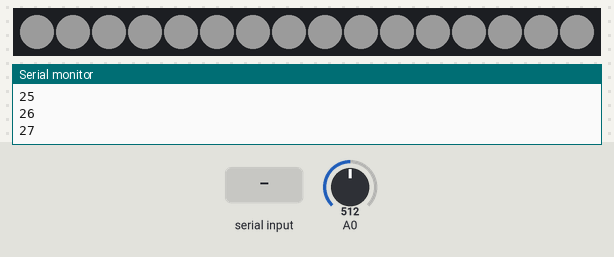
The sketch below on a simulated ATtiny85, built with avr-gcc and run on an emulated ATtiny85. Parts: 16 RGB LEDs in strip order, left to right, the last lines printed to the serial monitor. The inputs (shaded band) are chosen by the test bench; at power-on: A0 = 512. Dim RGB values are drawn brighter than linear; random numbers use the default seed unless the sketch sets one; EEPROM starts erased.

Above: at 1.2 s.
1.3 s: A0 set to 0
2.9 s: A0 set to 306
5.7 s: "#" received over the second serial link
7.2 s: "90,45,200\n" received over the second serial link
At 8.1 s:
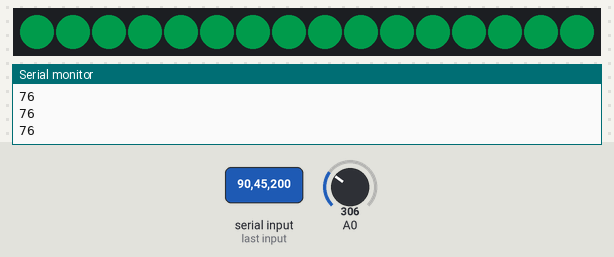

The sketch:

btNeopixel.ino
```cpp
#include <Adafruit_NeoPixel.h>
#include <SoftwareSerial.h>
#include <EEPROM.h>

#ifdef __AVR__
#include <avr/power.h>
#endif

#define DEBUG         //haberleşme mesajlarını göster
#define NUM_LEDS 16   //Neopixel led saysıı
#define PIN 4         //Neopixel in bağlı olduğu digital pin

Adafruit_NeoPixel strip = Adafruit_NeoPixel(NUM_LEDS, PIN, NEO_GRB + NEO_KHZ800);
SoftwareSerial btSerial(10, 11);

bool adaptive = true;
uint8_t rVal, gVal , bVal, lastBright = 0, brVal1 = 0, setBright = 0;
int effectIndex = 0;

void setup() {
  // put your setup code here, to run once:
#if defined (__AVR_ATtiny85__)
  if (F_CPU == 16000000) clock_prescale_set(clock_div_1);
#endif

  strip.begin();
  strip.show();
  btSerial.begin(9600);         //bluetooth haberleşmesi başlattık
  Serial.begin(9600);           //usb seri haberleşmeyi başlattık

  adaptive = EEPROM.read(0);    //ldr nin adaptif olma durumu
  rVal = EEPROM.read(1);        //kırmızı renk değeri
  gVal = EEPROM.read(2);        //yeşil renk değeri
  bVal = EEPROM.read(3);        //sarı renk değeri

  strip.setBrightness(EEPROM.read(4));    //paralıklık değeri

  effectIndex = EEPROM.read(5);    //efekt indisi

  //hafızzadaki efekt indisine göre başlangıç efektini seç
  switch (effectIndex)
  {
    case 0:
      colorWipe(strip.Color(rVal, gVal, bVal), 50);
      break;
    case 1:
      theaterChase(strip.Color(rVal, gVal, bVal), 50);
      break;
  }
}

void loop() {
  // put your main code here, to run repeatedly:

  double sumVals = 0;
  for (int i = 0 ; i < 10; i++)
  {
    sumVals += (analogRead(A0) / 1024.0);
  }

  int brightVal = (sumVals / 10) * 255;

  if (adaptive)
  {
    int val = changeBrightness(brightVal);
    Serial.println(val);
    strip.setBrightness(val);
    colorWipe(strip.Color(rVal, gVal, bVal), 1);
  }

  parseData(&btSerial);
}

void parseData(SoftwareSerial *s)
{
  if (s->available())
  {
    char c = s->read();

#ifdef DEBUG
    Serial.print("Data: ");
    Serial.print(c);
    Serial.print("|");
#endif

    if (c == '#')           //renk seçimi
    {
      rVal = s->parseInt();
      gVal = s->parseInt();
      bVal = s->parseInt();

      switch (effectIndex)
      {
        case 0:
          colorWipe(strip.Color(rVal, gVal, bVal), 50);
          break;
        case 1:
          //SnowSparkle(strip.Color(rVal, gVal, bVal), 20, random(100, 1000));
          theaterChase(strip.Color(rVal, gVal, bVal), 50);
          break;
      }

      EEPROM.write(1, rVal);
      EEPROM.write(2, gVal);
      EEPROM.write(3, bVal);

#ifdef DEBUG
      Serial.print(rVal);
      Serial.print("|");
      Serial.print(gVal);
      Serial.print("|");
      Serial.println(bVal);
#endif
    }
    else if (c == '&')      //parlaklık ayarı
    {
      int brVal = s->parseInt();
      EEPROM.write(4, brVal);

#ifdef DEBUG
      Serial.println(brVal);
#endif

      strip.setBrightness(brVal);
      colorWipe(strip.Color(rVal, gVal, bVal), 1);
    } else if (c == '+')      //otomatik yada manuel parlaklık seçimi
    {
      int var = s->parseInt();

#ifdef DEBUG
      Serial.println(var);
#endif

      if (var == 0)
      {
        adaptive = false;
      } else {
        adaptive = true;
      }
      EEPROM.write(0, adaptive);
    } else if (c == '$')      //efekt seçimi
    {
      int eIndex = s->parseInt();
      effectIndex = eIndex;

      EEPROM.write(5, effectIndex);

#ifdef DEBUG
      Serial.println(effectIndex);
#endif
    }
  }
}

int changeBrightness(uint8_t p_val)
{
  if (p_val < brVal1)
  {
    brVal1--;
  } else if (p_val > brVal1)
  {
    brVal1++;
  }

  delay(5);
  return brVal1;
}

// Fill the dots one after the other with a color
void colorWipe(uint32_t c, uint8_t wait) {
  for (uint16_t i = 0; i < strip.numPixels(); i++) {
    strip.setPixelColor(i, c);
    strip.show();
    delay(wait);
  }
}

void SnowSparkle(uint32_t c, int SparkleDelay, int SpeedDelay) {
  for (uint16_t i = 0; i < strip.numPixels(); i++) {
    strip.setPixelColor(i, c);
    strip.show();
  }

  int Pixel = random(NUM_LEDS);
  strip.setPixelColor(Pixel, c);
  strip.show();
  delay(SparkleDelay);
  strip.setPixelColor(Pixel, c);
  strip.show();
  delay(SpeedDelay);
}

void theaterChase(uint32_t c, uint8_t wait) {
  for (int j = 0; j < 10; j++) { //do 10 cycles of chasing
    for (int q = 0; q < 3; q++) {
      for (uint16_t i = 0; i < strip.numPixels(); i = i + 3) {
        strip.setPixelColor(i + q, c);  //turn every third pixel on
      }
      strip.show();

      delay(wait);

      for (uint16_t i = 0; i < strip.numPixels(); i = i + 3) {
        strip.setPixelColor(i + q, 0);      //turn every third pixel off
      }
    }
  }
}
```
